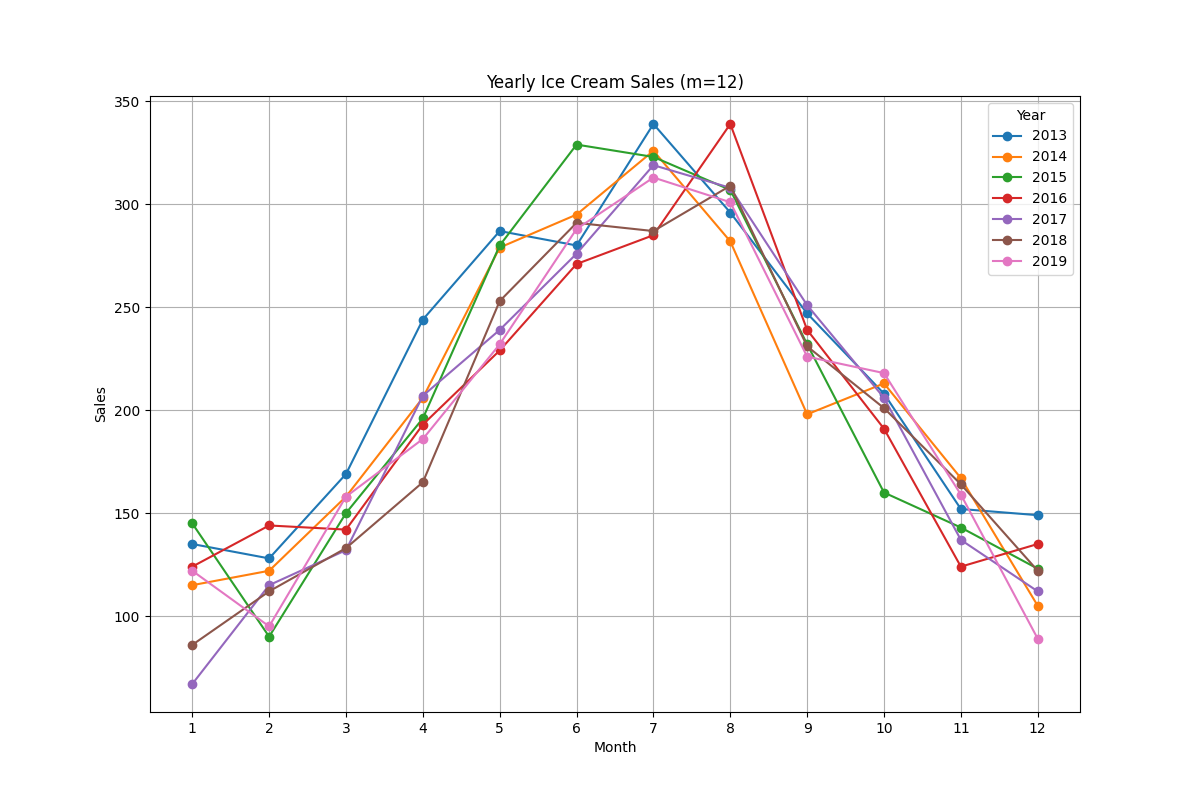

The Python source for this figure:
import pandas as pd
import matplotlib.pyplot as plt

# Excelファイルのパス
file_path = './ice_cream_sales_data_split.xlsx'

# Excelファイルからデータを読み込み、A列のインデックスを 'Date' として日付型に変換
ice_cream_sales = pd.read_excel(file_path, index_col='Date', parse_dates=True)

# 売上データの取得
y = ice_cream_sales['Ice_Cream_Sales']

# グラフ作成：年ごとの月次データをm=12ごとに可視化
plt.figure(figsize=(12, 8))

# 年ごとにデータをグループ化し、各年のデータを月ごとにプロット
for year, data in y.groupby(y.index.year):
    # 各年の月ごとの売上データをプロット
    # data が1年分に絞られているため、売上データが1月から12月の順
    plt.plot(data.index.month, data.values, marker='o', label=str(year))

# グラフの設定
plt.title("Yearly Ice Cream Sales (m=12)")
plt.xlabel("Month")
plt.ylabel("Sales")
plt.xticks(range(1, 13))  # x軸に1～12月のラベルを表示
plt.legend(title="Year")  # 凡例に年を表示
plt.grid(True)  # グリッド表示
plt.show()
